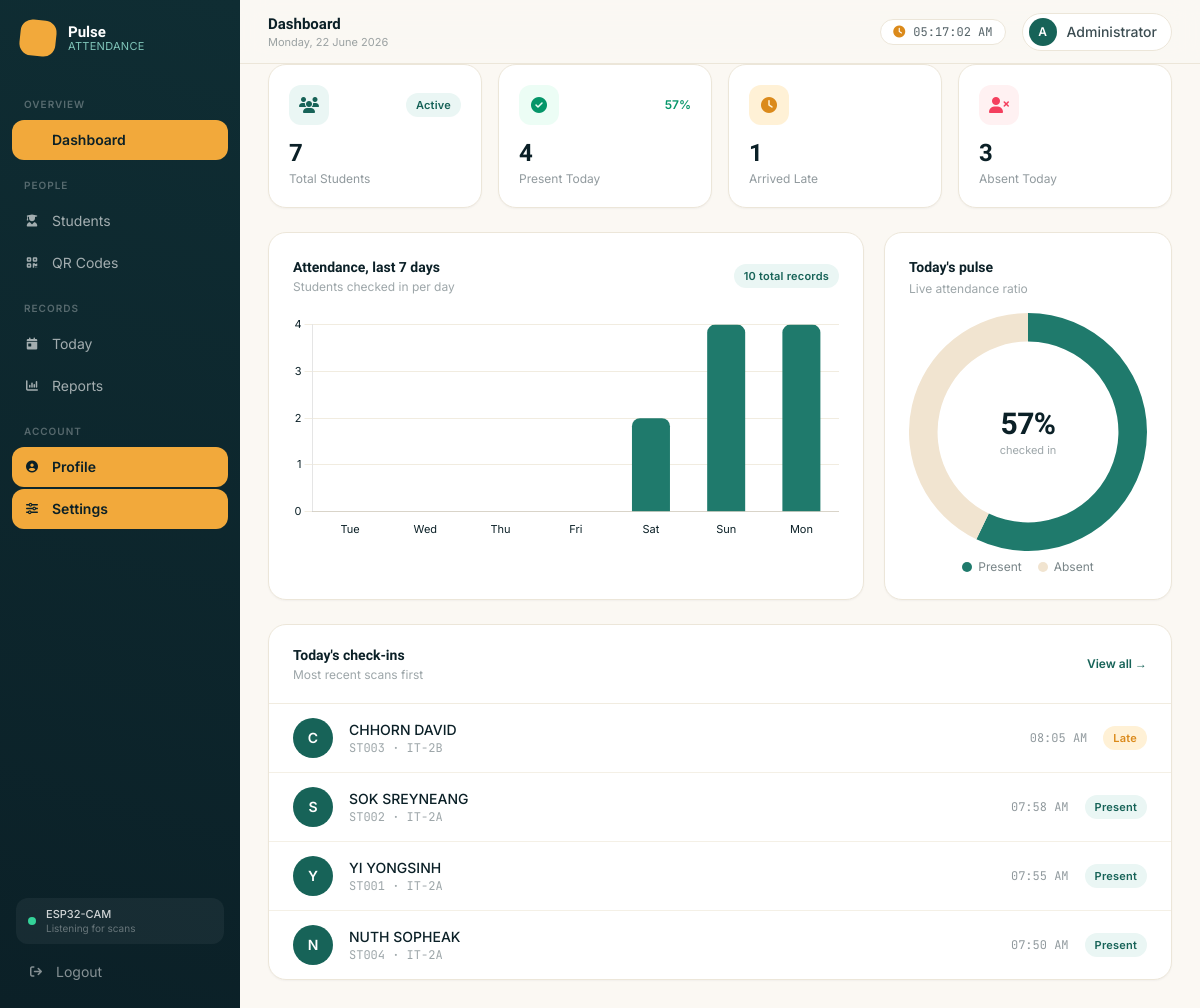
/project/admin/dashboard.php (signed in), run on the app's committed database.
### tables this page shows
CREATE TABLE IF NOT EXISTS attendance (
    id INT AUTO_INCREMENT PRIMARY KEY,
    student_id INT NOT NULL,
    attendance_date DATE NOT NULL,
    attendance_time TIME NOT NULL,
    status ENUM('Present','Late','Absent') DEFAULT 'Present',
    created_at TIMESTAMP DEFAULT CURRENT_TIMESTAMP,
    FOREIGN KEY (student_id) REFERENCES students(id) ON DELETE CASCADE,
    UNIQUE KEY unique_attendance (student_id, attendance_date)
);

CREATE TABLE IF NOT EXISTS students (
    id INT AUTO_INCREMENT PRIMARY KEY,
    student_code VARCHAR(20) NOT NULL UNIQUE,
    full_name VARCHAR(150) NOT NULL,
    gender ENUM('Male','Female') DEFAULT 'Male',
    class_name VARCHAR(50) DEFAULT '',
    phone VARCHAR(50) DEFAULT '',
    qr_image VARCHAR(255) DEFAULT '',
    image_student VARCHAR(255) DEFAULT '',
    status ENUM('active','inactive') DEFAULT 'active',
    created_at TIMESTAMP DEFAULT CURRENT_TIMESTAMP
);

### project/admin/dashboard.php (the view, shortened to what this page needs)
<?php
require_once __DIR__ . '/../config/db.php';
$total_students = $conn->query("SELECT COUNT(*) as c FROM students WHERE status='active'")->fetch_assoc()['c'];
$today = date('Y-m-d');
$present_today = $conn->query("SELECT COUNT(*) as c FROM attendance WHERE attendance_date='$today' AND status IN ('Present','Late')")->fetch_assoc()['c'];
$late_today    = $conn->query("SELECT COUNT(*) as c FROM attendance WHERE attendance_date='$today' AND status='Late'")->fetch_assoc()['c'];
$absent_today  = max(0, $total_students - $present_today);
$total_records = $conn->query("SELECT COUNT(*) as c FROM attendance")->fetch_assoc()['c'];
$weekly = [];
for ($i = 6; $i >= 0; $i--) {
    $d = date('Y-m-d', strtotime("-$i days"));
    $label = date('D', strtotime("-$i days"));
    $cnt = $conn->query("SELECT COUNT(*) as c FROM attendance WHERE attendance_date='$d' AND status IN ('Present','Late')")->fetch_assoc()['c'];
    $weekly[] = ['label' => $label, 'count' => (int)$cnt];
}
$recent = $conn->query("
    SELECT a.*, s.full_name, s.student_code, s.image_student, s.class_name
    FROM attendance a JOIN students s ON a.student_id=s.id
    WHERE a.attendance_date='$today'
    ORDER BY a.attendance_time DESC LIMIT 6
");
$ratio = $total_students > 0 ? round($present_today/$total_students*100) : 0;
?>
<?php require_once __DIR__ . '/../includes/header.php'; ?>
<?php require_once __DIR__ . '/../includes/sider.php'; ?>
<?php require_once __DIR__ . '/../includes/navbar.php'; ?>
<main class="ml-60 pt-16 p-7 rise-in">
    <div class="grid grid-cols-2 lg:grid-cols-4 gap-4 mb-6">
        <div class="panel p-5">
            <div class="flex items-center justify-between mb-3">
                <span class="w-10 h-10 rounded-xl bg-teal-50 flex items-center justify-center"><i class="fas fa-users text-teal-600"></i></span>
                <span class="chip chip-present">Active</span>
            </div>
            <p class="stat-num text-2xl text-ink"><?= $total_students ?></p>
            <p class="text-ink/45 text-xs mt-0.5">Total Students</p>
        </div>
        <div class="panel p-5">
            <div class="flex items-center justify-between mb-3">
                <span class="w-10 h-10 rounded-xl bg-emerald-50 flex items-center justify-center"><i class="fas fa-circle-check text-emerald-600"></i></span>
                <span class="text-emerald-600 text-xs font-semibold"><?= $ratio ?>%</span>
            </div>
            <p class="stat-num text-2xl text-ink"><?= $present_today ?></p>
            <p class="text-ink/45 text-xs mt-0.5">Present Today</p>
        </div>
        <div class="panel p-5">
            <div class="flex items-center justify-between mb-3">
                <span class="w-10 h-10 rounded-xl bg-amber-100 flex items-center justify-center"><i class="fas fa-clock text-amber-600"></i></span>
            </div>
            <p class="stat-num text-2xl text-ink"><?= $late_today ?></p>
            <p class="text-ink/45 text-xs mt-0.5">Arrived Late</p>
        </div>
        <div class="panel p-5">
            <div class="flex items-center justify-between mb-3">
                <span class="w-10 h-10 rounded-xl bg-rose-50 flex items-center justify-center"><i class="fas fa-user-xmark text-rose-500"></i></span>
            </div>
            <p class="stat-num text-2xl text-ink"><?= $absent_today ?></p>
            <p class="text-ink/45 text-xs mt-0.5">Absent Today</p>
        </div>
    </div>
    <div class="grid grid-cols-1 lg:grid-cols-3 gap-5 mb-6">
        <div class="lg:col-span-2 panel p-6">
            <div class="flex items-center justify-between mb-5">
                <div>
                    <h3 class="font-display font-semibold text-ink text-sm">Attendance, last 7 days</h3>
                    <p class="text-ink/40 text-xs mt-0.5">Students checked in per day</p>
                </div>
                <span class="chip chip-present"><?= $total_records ?> total records</span>
            </div>
            <div class="h-56"><canvas id="weeklyChart"></canvas></div>
        </div>
        <div class="panel p-6 flex flex-col">
            <h3 class="font-display font-semibold text-ink text-sm mb-1">Today's pulse</h3>
            <p class="text-ink/40 text-xs mb-4">Live attendance ratio</p>
            <div class="relative flex-1 flex items-center justify-center">
                <canvas id="donutChart" width="170" height="170"></canvas>
                <div class="absolute inset-0 flex flex-col items-center justify-center">
                    <span class="stat-num text-3xl text-ink"><?= $ratio ?>%</span>
                    <span class="text-ink/40 text-[11px]">checked in</span>
                </div>
            </div>
            <div class="flex justify-center gap-4 mt-2">
                <div class="flex items-center gap-1.5 text-xs text-ink/55"><span class="w-2.5 h-2.5 rounded-full bg-teal-500"></span>Present</div>
                <div class="flex items-center gap-1.5 text-xs text-ink/55"><span class="w-2.5 h-2.5 rounded-full bg-[#F1E4D0]"></span>Absent</div>
            </div>
        </div>
    </div>
    <div class="panel overflow-hidden">
        <div class="flex items-center justify-between px-6 py-5 border-b border-[#F1ECE0]">
            <div>
                <h3 class="font-display font-semibold text-ink text-sm">Today's check-ins</h3>
                <p class="text-ink/40 text-xs mt-0.5">Most recent scans first</p>
            </div>
            <a href="<?= BASE_URL ?>/attendance/today.php" class="text-teal-600 text-xs font-semibold hover:text-teal-700">View all →</a>
        </div>
        <div class="divide-y divide-[#F4F0E6]">
            <?php if ($recent && $recent->num_rows > 0): while ($row = $recent->fetch_assoc()): ?>
            <div class="panel-row flex items-center gap-4 px-6 py-3.5 transition">
                <?php if ($row['image_student']): ?>
                <img src="<?= BASE_URL ?>/asset/images/<?= htmlspecialchars($row['image_student']) ?>" class="w-10 h-10 rounded-full object-cover flex-shrink-0">
                <?php else: ?>
                <div class="w-10 h-10 rounded-full bg-teal-600 flex items-center justify-center text-white text-sm font-semibold flex-shrink-0">
                    <?= strtoupper(substr($row['full_name'],0,1)) ?>
                </div>
                <?php endif; ?>
                <div class="flex-1 min-w-0">
                    <p class="font-medium text-ink text-sm truncate"><?= htmlspecialchars($row['full_name']) ?></p>
                    <p class="text-ink/40 text-xs font-mono"><?= htmlspecialchars($row['student_code']) ?> · <?= htmlspecialchars($row['class_name']) ?></p>
                </div>
                <span class="text-ink/45 text-xs font-mono"><?= date('h:i A', strtotime($row['attendance_time'])) ?></span>
                <span class="chip <?= $row['status']==='Present'?'chip-present':($row['status']==='Late'?'chip-late':'chip-absent') ?>"><?= $row['status'] ?></span>
            </div>
            <?php endwhile; endif; ?>
        </div>
    </div>
</main>
<script>
const weeklyLabels = <?= json_encode(array_column($weekly,'label')) ?>;
const weeklyCounts = <?= json_encode(array_column($weekly,'count')) ?>;
new Chart(document.getElementById('weeklyChart'), {
    type:'bar',
    data:{ labels: weeklyLabels, datasets:[{
        data: weeklyCounts,
        backgroundColor: '#1F7A6C',
        hoverBackgroundColor: '#F2A93B',
        borderRadius: 8,
        maxBarThickness: 38
    }]},
    options:{
        responsive:true, maintainAspectRatio:false,
        plugins:{ legend:{display:false}, tooltip:{backgroundColor:'#0B2027', padding:10, cornerRadius:8, titleFont:{family:'Sora'}, bodyFont:{family:'Inter'}} },
        scales:{
            y:{ beginAtZero:true, grid:{color:'#F1ECE0'}, ticks:{font:{size:11,family:'Inter'},color:'#0B2027' ,callback:v=>Number.isInteger(v)?v:null} },
            x:{ grid:{display:false}, ticks:{font:{size:11,family:'Inter'},color:'#0B2027'} }
        }
    }
});
const present = <?= $present_today ?>, absent = <?= $absent_today ?>;
new Chart(document.getElementById('donutChart'), {
    type:'doughnut',
    data:{ datasets:[{ data:[present || 0.0001, absent], backgroundColor:['#1F7A6C','#F1E4D0'], borderWidth:0, cutout:'76%' }]},
    options:{ plugins:{legend:{display:false}}, animation:{duration:900} }
});
</script>
<?php require_once __DIR__ . '/../includes/footer.php'; ?>

### project/includes/header.php (style rules this page uses)
* { font-family:'Inter',sans-serif }
.font-display { font-family:'Sora',sans-serif }
.font-mono { font-family:'JetBrains Mono',monospace }
body { background:#FBF8F3 }
.panel { background:#fff;border:1px solid #ECE6D9;border-radius:18px;box-shadow:0 1px 2px rgba(11,32,39,.04) }
.chip { display:inline-flex;align-items:center;gap:6px;font-size:11px;font-weight:600;padding:4px 10px;border-radius:999px;letter-spacing:.02em }
.chip-present { background:#EAF6F4;color:#176358 }
.chip-late { background:#FFF1D6;color:#DB8A1B }
.stat-num { font-family:'Sora',sans-serif;font-weight:700;letter-spacing:-.02em }
.rise-in { animation:riseIn .45s cubic-bezier(.16,1,.3,1) forwards }

### data on the page
attendance: student.full_name "C", student.full_name "CHHORN DAVID", student.student_code "ST003", student.class_name "IT-2B", attendance_time "08:05 AM", status "Late"
attendance: student.full_name "S", student.full_name "SOK SREYNEANG", student.student_code "ST002", student.class_name "IT-2A", attendance_time "07:58 AM", status "Present"
attendance: student.full_name "Y", student.full_name "YI YONGSINH", student.student_code "ST001", student.class_name "IT-2A", attendance_time "07:55 AM", status "Present"
attendance: student.full_name "N", student.full_name "NUTH SOPHEAK", student.student_code "ST004", student.class_name "IT-2A", attendance_time "07:50 AM", status "Present"

### other printed values
$page_title "Dashboard"
substr($admin_name,0,1) "A"
$admin_name "Administrator"
$total_students "7"
$ratio "57"
$present_today "4"
$late_today "1"
$absent_today "3"
$total_records "10"
chart data {{ json_encode(array_column($weekly,'count')) }} [0,0,0,0,2,4,4]
chart data {{ $present_today }} 4
chart data {{ $absent_today }} 3
